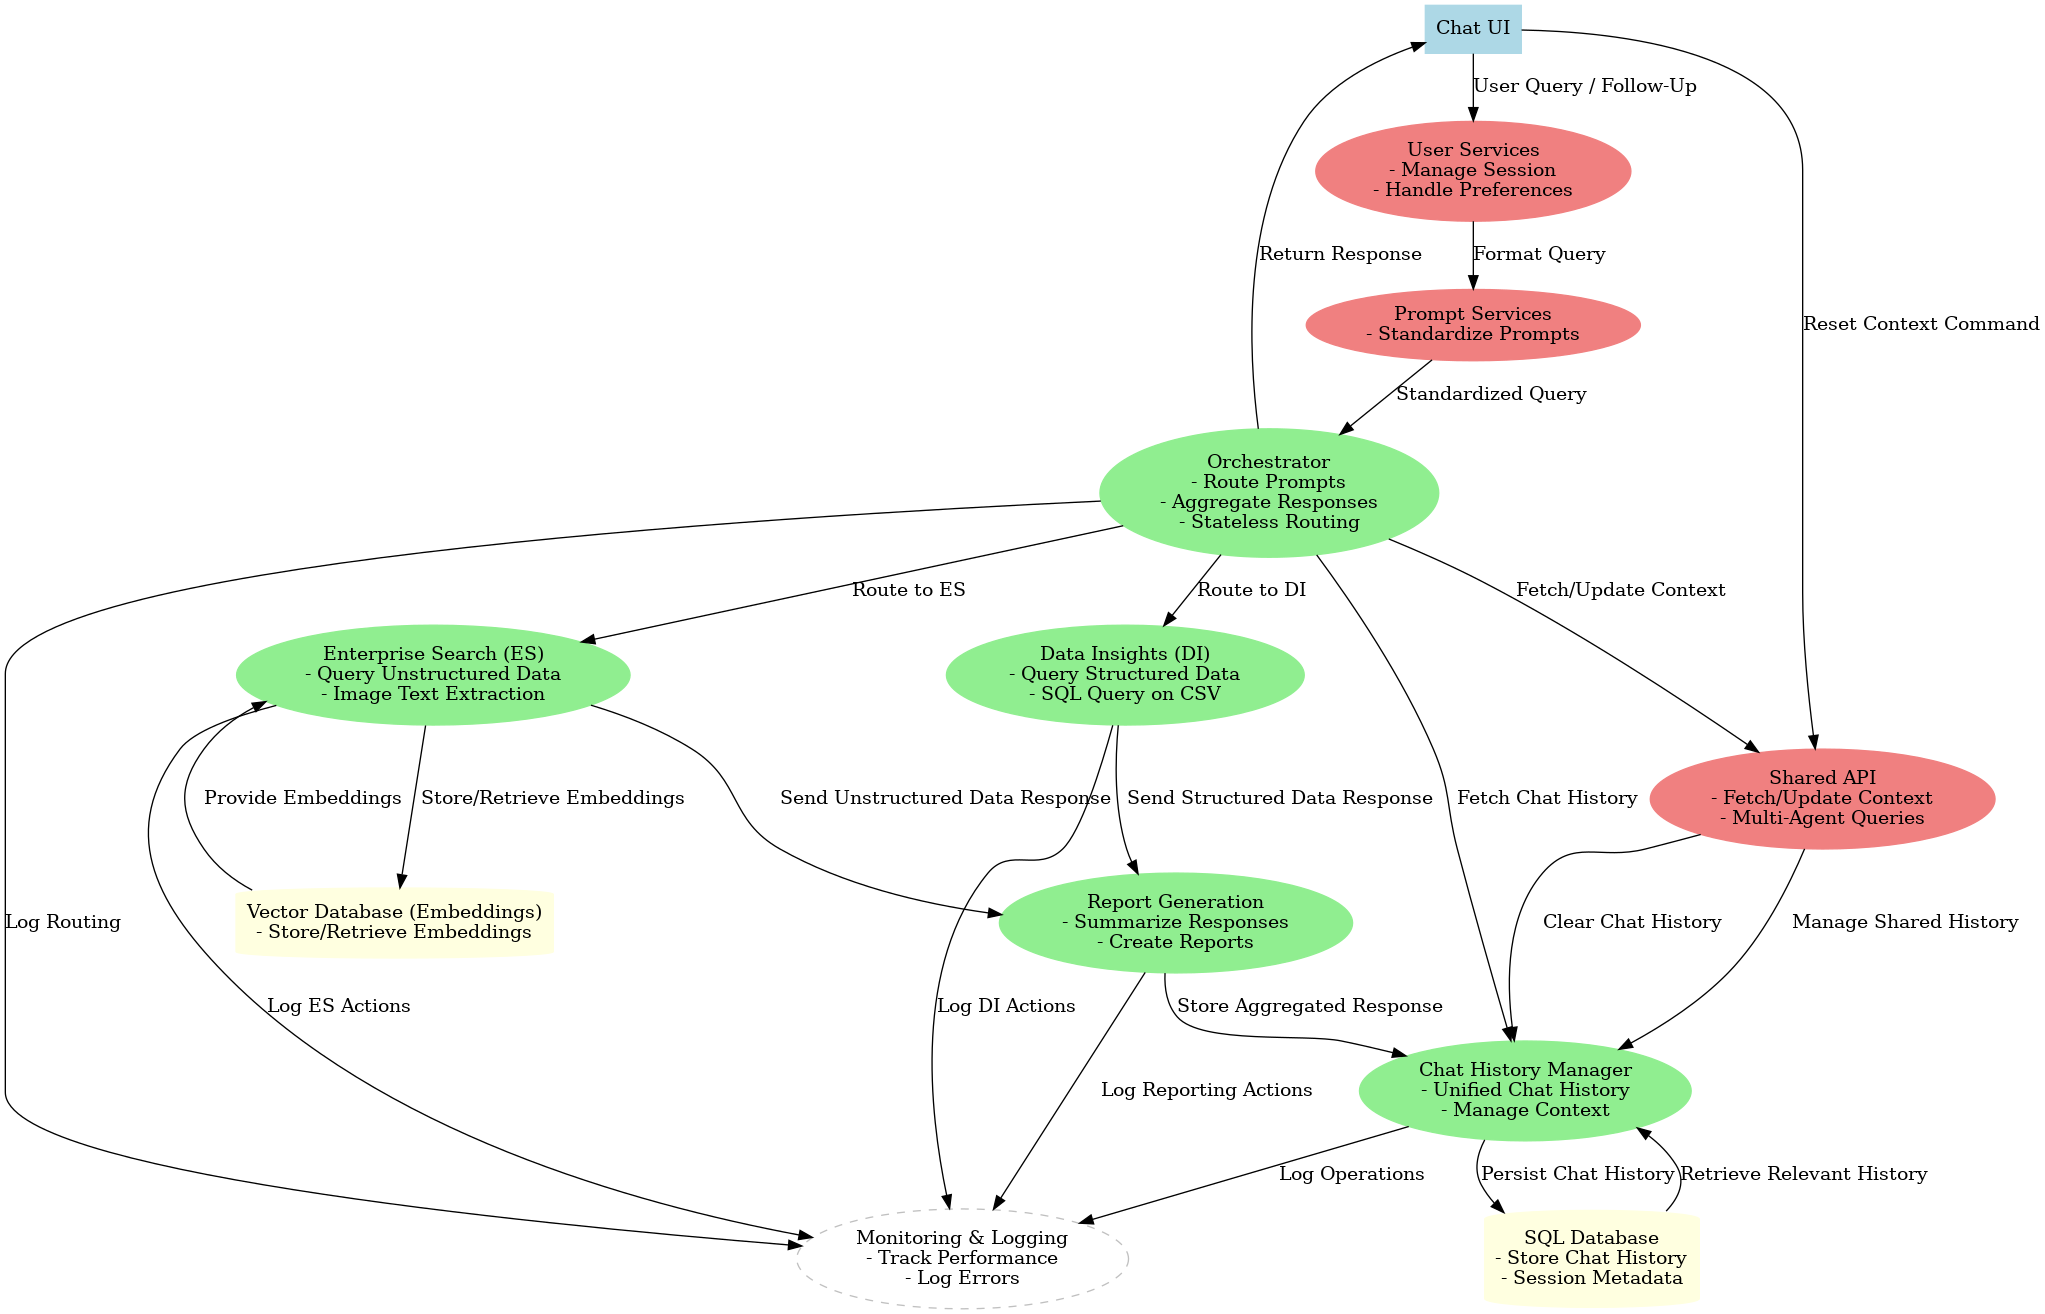

The Python source for this figure:
# Creating an updated architecture diagram based on new specifications

from graphviz import Digraph
from IPython.display import Image, display

# Define the advanced multi-agent architecture diagram
updated_diagram = Digraph(name='Advanced Multi-Agent Chat System')

# Frontend
updated_diagram.node('UI', 'Chat UI', shape='rectangle', style='filled', color='lightblue')

# Core Agents
updated_diagram.node('Orchestrator', 'Orchestrator\n- Route Prompts\n- Aggregate Responses\n- Stateless Routing',
                     shape='ellipse', style='filled', color='lightgreen')
updated_diagram.node('DataInsights', 'Data Insights (DI)\n- Query Structured Data\n- SQL Query on CSV',
                     shape='ellipse', style='filled', color='lightgreen')
updated_diagram.node('EnterpriseSearch', 'Enterprise Search (ES)\n- Query Unstructured Data\n- Image Text Extraction',
                     shape='ellipse', style='filled', color='lightgreen')
updated_diagram.node('ReportGeneration', 'Report Generation\n- Summarize Responses\n- Create Reports',
                     shape='ellipse', style='filled', color='lightgreen')
updated_diagram.node('PromptServices', 'Prompt Services\n- Standardize Prompts',
                     shape='ellipse', style='filled', color='lightcoral')
updated_diagram.node('UserServices', 'User Services\n- Manage Session\n- Handle Preferences',
                     shape='ellipse', style='filled', color='lightcoral')

# Chat History and State Management
updated_diagram.node('ChatHistoryManager', 'Chat History Manager\n- Unified Chat History\n- Manage Context',
                     shape='ellipse', style='filled', color='lightgreen')
updated_diagram.node('SharedAPI', 'Shared API\n- Fetch/Update Context\n- Multi-Agent Queries',
                     shape='ellipse', style='filled', color='lightcoral')

# Storage Layers
updated_diagram.node('SQLDB', 'SQL Database\n- Store Chat History\n- Session Metadata',
                     shape='cylinder', style='filled', color='lightyellow')
updated_diagram.node('VectorDB', 'Vector Database (Embeddings)\n- Store/Retrieve Embeddings',
                     shape='cylinder', style='filled', color='lightyellow')

# Monitoring
updated_diagram.node('Monitoring', 'Monitoring & Logging\n- Track Performance\n- Log Errors',
                     shape='ellipse', style='dashed', color='grey')

# Define Data Flow
updated_diagram.edge('UI', 'UserServices', label='User Query / Follow-Up')
updated_diagram.edge('UserServices', 'PromptServices', label='Format Query')
updated_diagram.edge('PromptServices', 'Orchestrator', label='Standardized Query')
updated_diagram.edge('Orchestrator', 'ChatHistoryManager', label='Fetch Chat History')
updated_diagram.edge('Orchestrator', 'DataInsights', label='Route to DI')
updated_diagram.edge('Orchestrator', 'EnterpriseSearch', label='Route to ES')
updated_diagram.edge('DataInsights', 'ReportGeneration', label='Send Structured Data Response')
updated_diagram.edge('EnterpriseSearch', 'ReportGeneration', label='Send Unstructured Data Response')
updated_diagram.edge('ReportGeneration', 'ChatHistoryManager', label='Store Aggregated Response')
updated_diagram.edge('ChatHistoryManager', 'SQLDB', label='Persist Chat History')
updated_diagram.edge('SQLDB', 'ChatHistoryManager', label='Retrieve Relevant History')
updated_diagram.edge('EnterpriseSearch', 'VectorDB', label='Store/Retrieve Embeddings')
updated_diagram.edge('VectorDB', 'EnterpriseSearch', label='Provide Embeddings')
updated_diagram.edge('Orchestrator', 'SharedAPI', label='Fetch/Update Context')
updated_diagram.edge('SharedAPI', 'ChatHistoryManager', label='Manage Shared History')
updated_diagram.edge('ChatHistoryManager', 'Monitoring', label='Log Operations')
updated_diagram.edge('Orchestrator', 'Monitoring', label='Log Routing')
updated_diagram.edge('EnterpriseSearch', 'Monitoring', label='Log ES Actions')
updated_diagram.edge('DataInsights', 'Monitoring', label='Log DI Actions')
updated_diagram.edge('ReportGeneration', 'Monitoring', label='Log Reporting Actions')
updated_diagram.edge('Orchestrator', 'UI', label='Return Response')

# Context Reset Flow
updated_diagram.edge('UI', 'SharedAPI', label='Reset Context Command')
updated_diagram.edge('SharedAPI', 'ChatHistoryManager', label='Clear Chat History')

# Generate and render diagram
diagram_path_updated = '/mnt/data/updated_multi_agent_architecture'
updated_diagram.render(diagram_path_updated, format='png')

# Display the updated diagram
display(Image(filename=f'{diagram_path_updated}.png'))
